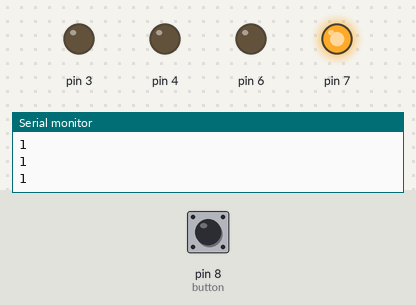
This sketch was run on a simulated Arduino Uno, built with avr-gcc and run on an emulated ATmega328P. On the bench: output pins drawn as LEDs (lit = HIGH), the last lines printed to the serial monitor. Inputs (shaded band) come from the test bench; at power-on: pin 8 (button) HIGH. Pins used as bus, display or sensor lines are not drawn.

Above: at 1.2 s.
1.3 s: pin 8 (button) pulled LOW for 0.3 s
At 2.6 s:
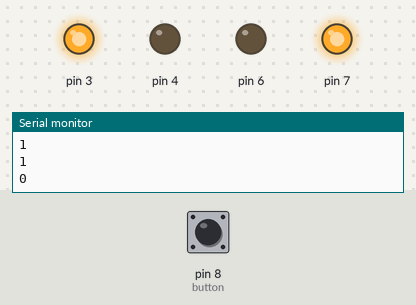
4.6 s: pin 8 (button) pulled LOW for 3.2 s
At 9.5 s:
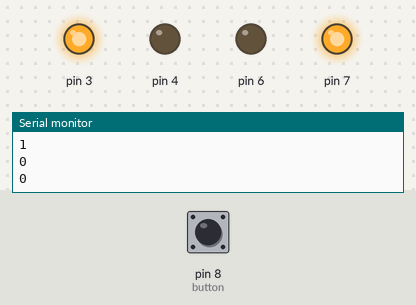
10.4 s: pin 8 (button) pulled LOW for 3.2 s
At 14.5 s:
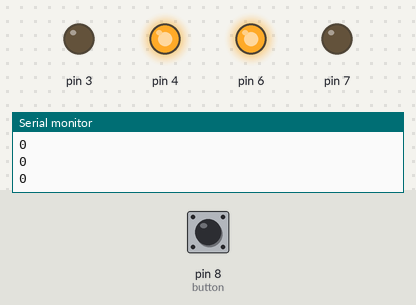
16.6 s: pin 8 (button) pulled LOW for 1 s
At 19.7 s:
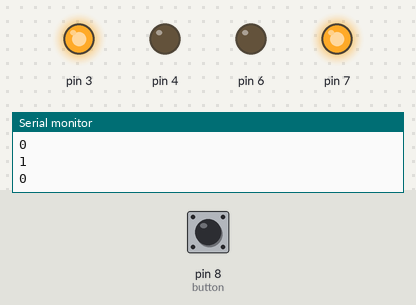
Timing chart, 0 to 21.2 s (numbered marks = the images above; inputs shaded):
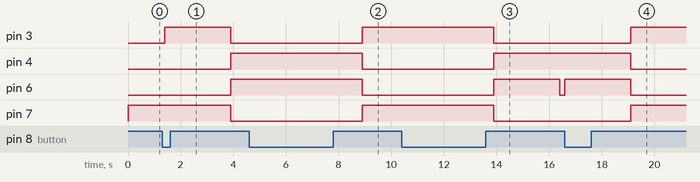

The sketch:

Semaforo.ino
```cpp
const int button = 8;

void setup() {
  for (int pin = 2; pin <= 7; pin++) {
    pinMode(pin, OUTPUT);
  }
  pinMode(button, INPUT);
  Serial.begin(9600);

}

void semaphoreOne() {
  digitalWrite(2, HIGH);
  int count = 0;
  while (count < 50) {
    int valor=digitalRead(button);
    Serial.println(valor);
    if (valor==false) {
      break;
    }
    count++;
    delay(200);
  }
  digitalWrite(2, LOW);
  digitalWrite(3, HIGH);
  delay(2500);
  digitalWrite(3, LOW);
  digitalWrite(4, HIGH);
  digitalWrite(7, LOW);
  digitalWrite(6, HIGH);
  delay(2500);
  digitalWrite(6, LOW);
  semaphoreTwo();
}

void semaphoreTwo() {
  digitalWrite(5, HIGH);
  int count = 0;
  while (count < 50) {
     int valor=digitalRead(button);
    Serial.println(valor);
    if (valor==false) {
      break;
    }
    count++;
    delay(200);
  }
  digitalWrite(5, LOW);
  digitalWrite(6, HIGH);
  delay(2500);
  digitalWrite(6, LOW);
  digitalWrite(7, HIGH);
  digitalWrite(4, LOW);
  digitalWrite(3, HIGH);
  delay(2500);
  digitalWrite(3, LOW);
  semaphoreOne();
}

void loop() {
  for (int pin = 2; pin <= 7; pin++) {
    digitalWrite(pin, LOW);
  }
  digitalWrite(2, HIGH);
  digitalWrite(7, HIGH);
  semaphoreOne();
}
```

Measured:
- after the input at 1.3 s, pin 3: LOW → HIGH after 0.10 s, → LOW 2.5 s later; pin 4, pin 6: LOW → HIGH after 2.6 s; pin 7: HIGH → LOW after 2.6 s
- after the input at 4.6 s, pin 3, pin 7: LOW → HIGH after 4.3 s; pin 4: HIGH → LOW after 4.3 s; pin 6: HIGH → LOW after 4.3 s instead of 1.8 s
- after the input at 10.4 s, pin 3: HIGH → LOW after 3.5 s instead of 1.0 s; pin 4: LOW → HIGH after 3.5 s; pin 6: LOW → HIGH after 3.5 s, → LOW 2.5 s later; pin 7: HIGH → LOW after 3.5 s
- after the input at 16.6 s, pin 3, pin 7: LOW → HIGH after 2.5 s; pin 4: HIGH → LOW after 2.5 s; pin 6: LOW → HIGH at once, → LOW 2.5 s later
